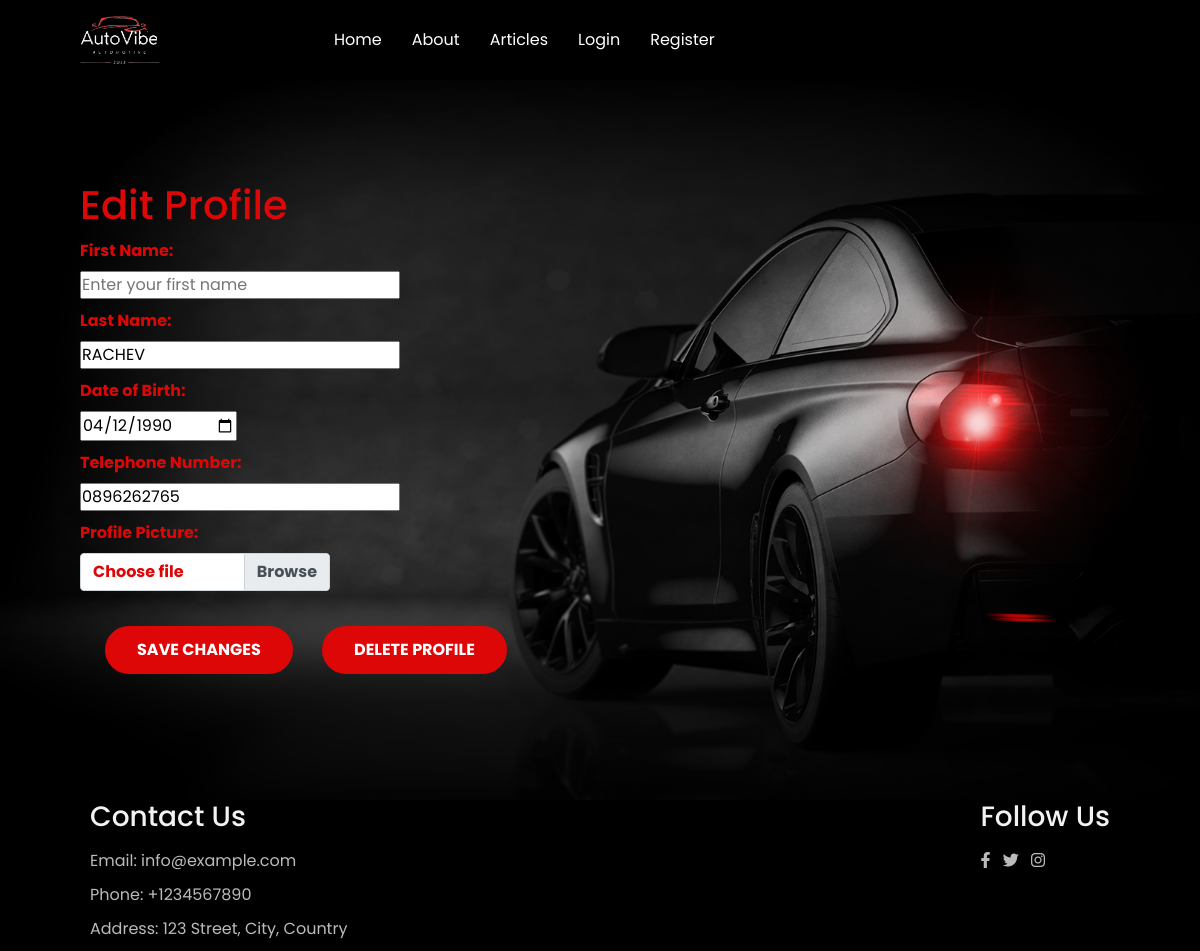
The page /accounts/profile/3/update/ on the database its author committed.
### autovibe_project/accounts/models.py (models this page shows, shortened)
class Profile(models.Model):
    MAX_FIRST_NAME_LENGTH = 30
    MAX_LAST_NAME_LENGTH = 30
    first_name = models.CharField(
        max_length=MAX_FIRST_NAME_LENGTH,
        blank=True,
        null=True,
    )
    last_name = models.CharField(
        max_length=MAX_LAST_NAME_LENGTH,
        blank=True,
        null=True,
    )
    date_of_birth = models.DateField(
        blank=True,
        null=True,
    )
    profile_picture = cloudinary_models.CloudinaryField(
        blank=True,
        null=True,
    )
    telephone_number = models.CharField(
        max_length=20,
        blank=True,
        null=True,
    )
    user = models.OneToOneField(
        AutoVibeUser,
        primary_key=True,
        on_delete=models.CASCADE,
    )

### autovibe_project/accounts/views.py (the view, shortened to what this page needs)
# urls.py: path('update/', views.ProfileUpdateView.as_view(), name='profile_update'),
class ProfileUpdateView(views.UpdateView):
    queryset = Profile.objects.prefetch_related('user').all()
    template_name = 'accounts/edit_profile.html'
    form_class = ProfileUpdateForm

### autovibe_project/accounts/forms.py
class ProfileUpdateForm(ProfileBaseForm):
    pass

### templates/accounts/edit_profile.html (shortened to what this page needs)
{% extends 'base.html' %}
{% load static %}
{% block content %}
    <section class="hero">
        <div class="text">
            <div class="wrapper">
                <h4>Edit Profile</h4>
                <form action="{% url 'profile_update' pk=object.pk %}" method="post" enctype="multipart/form-data">
                    <div class="form-group">
                        <label for="id_first_name">First Name:</label>
                        {{ form.first_name }}
                    </div>
                    <div class="form-group">
                        <label for="id_last_name">Last Name:</label>
                        {{ form.last_name }}
                    </div>
                    <div class="form-group">
                        <label for="id_date_of_birth">Date of Birth:</label>
                        {{ form.date_of_birth }}
                    </div>
                    <div class="form-group">
                        <label for="id_telephone_number">Telephone Number:</label>
                        {{ form.telephone_number }}
                    </div>
                    <div class="form-group" style="max-width: 250px">
                        <label for="id_profile_picture">Profile Picture:</label>
                        <div class="input-group">
                            <div class="custom-file">
                                <label class="custom-file-label" for="id_profile_picture">Choose file</label>
                            </div>
                        </div>
                    </div>
                    <button type="submit" class="btn sell-btn">Save Changes</button>
                    <a class="btn btn-danger" href="{% url 'profile_delete' object.pk %}">Delete Profile</a>
                </form>
            </div>
        </div>
    </section>
{% endblock %}

### static/style.css (style rules this page uses)
* { padding: 0; margin: 0; box-sizing: border-box; text-decoration: none; font-family: 'Poppins', sans-serif; }
.wrapper { margin:0 5em; }
.hero { width: 100%; min-height: calc(100vh - 80px); margin-top: 80px; background: linear-gradient(to bottom, rgba(0, 0, 0, 0), rgba(0, 0, 0, 1)), url(img/bg.jpg); background-position: center; background-size: cover; display: flex; align-items: center; }
.hero .text { width: 100%; color:#fff; }
.hero .text h4 { font-size: 40px; color: #fff; font-weight: 500; margin-bottom: 10px; }
.hero .text .btn { padding: 10px 30px; background-color: #dd0707; text-transform: uppercase; color: #fff; font-weight: bold; border-radius: 30px; border: 2px solid #dd0707; transition: 0.3s; }
.hero .text .btn.sell-btn { margin: 25px; }
.hero .text h4 { color: #dd0707; }
.hero .text a { color: red; }
.form-group { margin-bottom: 10px; flex: 1; margin-right: 10px; }
.form-group label { display: block; font-weight: bold; color: #dd0707; }
.btn { padding: 10px 30px; background-color: #dd0707; color: #fff; font-weight: bold; border-radius: 30px; border: 2px solid #dd0707; transition: 0.3s; }
html, body { height: 100%; margin: 0; }
body { display: flex; flex-direction: column; }

### rows shown on the page
Profile: last_name "RACHEV", date_of_birth "04/12/1990", telephone_number "0896262765"
